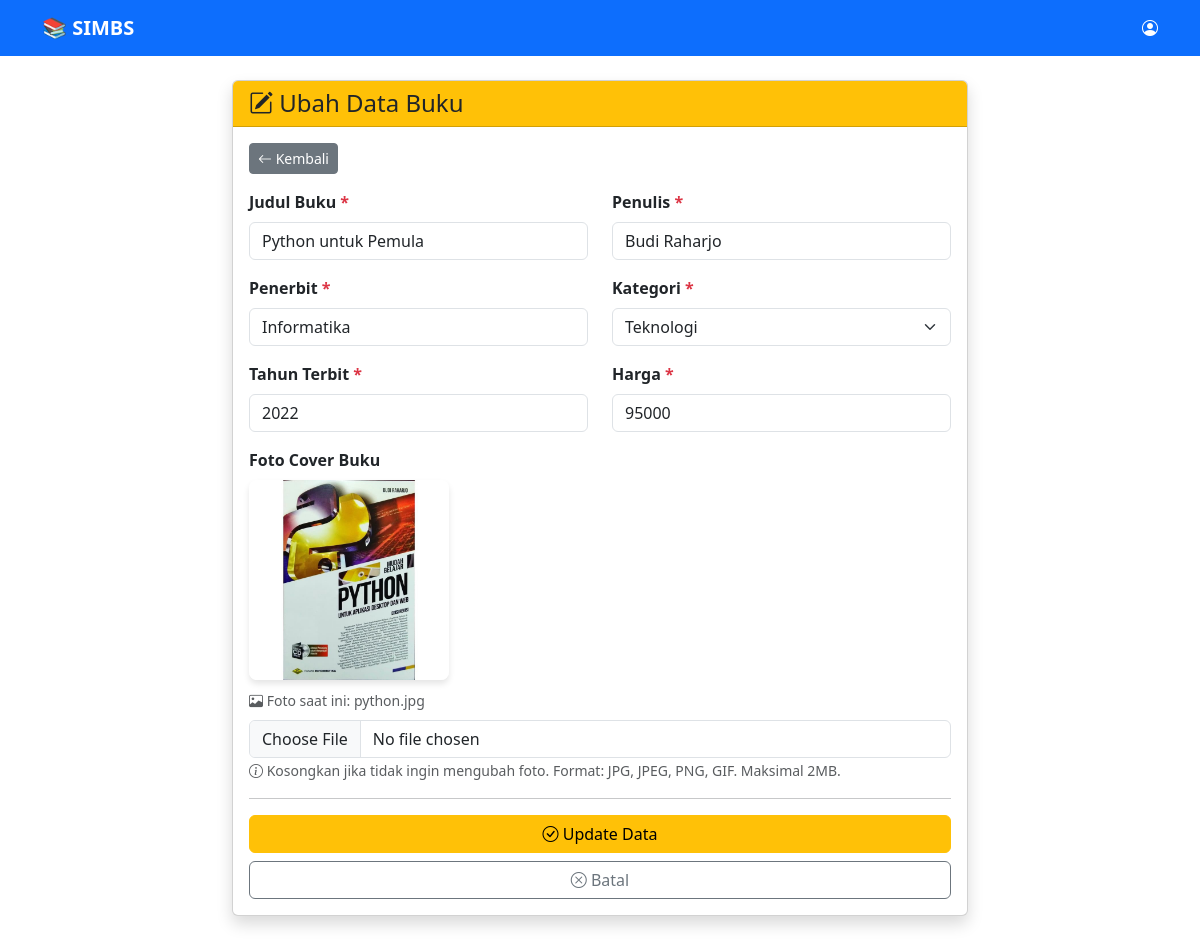
/ubah_buku.php?id=3 (signed in), run on the app's committed database.
### tables this page shows
CREATE TABLE buku (
    id INT(11) AUTO_INCREMENT PRIMARY KEY,
    judul VARCHAR(200) NOT NULL,
    penulis VARCHAR(100) NOT NULL,
    penerbit VARCHAR(100) NOT NULL,
    tahun_terbit YEAR,
    harga INT(11) NOT NULL,
    foto VARCHAR(255) DEFAULT 'default.jpg',
    id_kategori INT(11),
    tanggal_input TIMESTAMP DEFAULT CURRENT_TIMESTAMP,
    FOREIGN KEY (id_kategori) REFERENCES kategori(id) ON DELETE SET NULL
);

CREATE TABLE kategori (
    id INT(11) AUTO_INCREMENT PRIMARY KEY,
    nama_kategori VARCHAR(100) NOT NULL,
    tanggal_input TIMESTAMP DEFAULT CURRENT_TIMESTAMP
);

### function.php (called while the page is built, shortened)
<?php
$conn = mysqli_connect("localhost", "root", "", "simbs");
function query($query){
    global $conn;
    $result = mysqli_query($conn, $query);
    $rows = [];
    while($row = mysqli_fetch_assoc($result)) {
        $rows[] = $row;
    }
    return $rows;
}
?>

### ubah_buku.php (the view, shortened to what this page needs)
<?php
require("function.php");
$id = $_GET['id'];
$buku = query("SELECT * FROM buku WHERE id = $id")[0];
$kategori = query("SELECT * FROM kategori ORDER BY nama_kategori ASC");
?>
<!DOCTYPE html>
<html lang="en">
<head>
    <link href="https://cdn.jsdelivr.net/npm/bootstrap@5.3.2/dist/css/bootstrap.min.css" rel="stylesheet">
    <link rel="stylesheet" href="https://cdn.jsdelivr.net/npm/bootstrap-icons@1.11.1/font/bootstrap-icons.css">
</head>
<body>
    <nav class="navbar navbar-expand-lg navbar-dark bg-primary">
        <div class="container">
            <a class="navbar-brand fw-bold" href="#">📚 SIMBS</a>
            <div class="navbar-text text-white">
                <i class="bi bi-person-circle"></i> <?= $_SESSION['username'] ?>
            </div>
        </div>
    </nav>
    <div class="container py-4">
        <div class="row justify-content-center">
            <div class="col-md-8">
                <div class="card shadow">
                    <div class="card-header bg-warning text-dark">
                        <h4 class="mb-0"><i class="bi bi-pencil-square"></i> Ubah Data Buku</h4>
                    </div>
                    <div class="card-body">
                        <a href="index_buku.php" class="btn btn-sm btn-secondary mb-3">
                            <i class="bi bi-arrow-left"></i> Kembali
                        </a>
                        <form action="" method="POST" enctype="multipart/form-data">
                            <div class="row">
                                <div class="col-md-6">
                                    <div class="mb-3">
                                        <label class="form-label fw-bold">Judul Buku <span class="text-danger">*</span></label>
                                        <input type="text" class="form-control" name="judul" value="<?= htmlspecialchars($buku['judul']) ?>" autocomplete="off" required>
                                    </div>
                                </div>
                                <div class="col-md-6">
                                    <div class="mb-3">
                                        <label class="form-label fw-bold">Penulis <span class="text-danger">*</span></label>
                                        <input type="text" class="form-control" name="penulis" value="<?= htmlspecialchars($buku['penulis']) ?>" autocomplete="off" required>
                                    </div>
                                </div>
                            </div>
                            <div class="row">
                                <div class="col-md-6">
                                    <div class="mb-3">
                                        <label class="form-label fw-bold">Penerbit <span class="text-danger">*</span></label>
                                        <input type="text" class="form-control" name="penerbit" value="<?= htmlspecialchars($buku['penerbit']) ?>" autocomplete="off" required>
                                    </div>
                                </div>
                                <div class="col-md-6">
                                    <div class="mb-3">
                                        <label class="form-label fw-bold">Kategori <span class="text-danger">*</span></label>
                                        <select class="form-select" name="id_kategori" required>
                                            <?php foreach($kategori as $kat): ?>
                                            <option value="<?= $kat['id'] ?>" <?= $buku['id_kategori'] == $kat['id'] ? 'selected' : '' ?>>
                                                <?= htmlspecialchars($kat['nama_kategori']) ?>
                                            </option>
                                            <?php endforeach; ?>
                                        </select>
                                    </div>
                                </div>
                            </div>
                            <div class="row">
                                <div class="col-md-6">
                                    <div class="mb-3">
                                        <label class="form-label fw-bold">Tahun Terbit <span class="text-danger">*</span></label>
                                        <input type="number" class="form-control" name="tahun_terbit" value="<?= htmlspecialchars($buku['tahun_terbit']) ?>" min="1900" max="2099" autocomplete="off" required>
                                    </div>
                                </div>
                                <div class="col-md-6">
                                    <div class="mb-3">
                                        <label class="form-label fw-bold">Harga <span class="text-danger">*</span></label>
                                        <input type="number" class="form-control" name="harga" value="<?= htmlspecialchars($buku['harga']) ?>" min="0" autocomplete="off" required>
                                    </div>
                                </div>
                            </div>
                            <div class="mb-3">
                                <label class="form-label fw-bold">Foto Cover Buku</label>
                                <div class="mb-2">
                                    <img src="uploads/<?= htmlspecialchars($buku['foto']) ?>"
                                         class="preview-foto"
                                         alt="Cover Buku"
                                         onerror="this.src='uploads/default.jpg'">
                                    <p class="text-muted mt-2 mb-0">
                                        <small><i class="bi bi-image"></i> Foto saat ini: <?= $buku['foto'] ?></small>
                                    </p>
                                </div>
                                <input type="file" class="form-control" name="foto" id="foto" accept="image/*">
                                <small class="text-muted">
                                    <i class="bi bi-info-circle"></i> Kosongkan jika tidak ingin mengubah foto.
                                    Format: JPG, JPEG, PNG, GIF. Maksimal 2MB.
                                </small>
                            </div>
                            <hr>
                            <div class="d-grid gap-2">
                                <button type="submit" name="tombol_submit" class="btn btn-warning">
                                    <i class="bi bi-check-circle"></i> Update Data
                                </button>
                                <a href="index_buku.php" class="btn btn-outline-secondary">
                                    <i class="bi bi-x-circle"></i> Batal
                                </a>
                            </div>
                        </form>
                    </div>
                </div>
            </div>
        </div>
    </div>
</body>
</html>

### ubah_buku.php (style rules this page uses)
.preview-foto { max-width: 200px; max-height: 250px; object-fit: cover; border-radius: 8px; box-shadow: 0 4px 6px rgba(0,0,0,0.1); }

### data on the page
buku: judul "Python untuk Pemula", penulis "Budi Raharjo", penerbit "Informatika", id_kategori "Teknologi", tahun_terbit "2022", harga "95000", foto (picture), foto "python.jpg"
